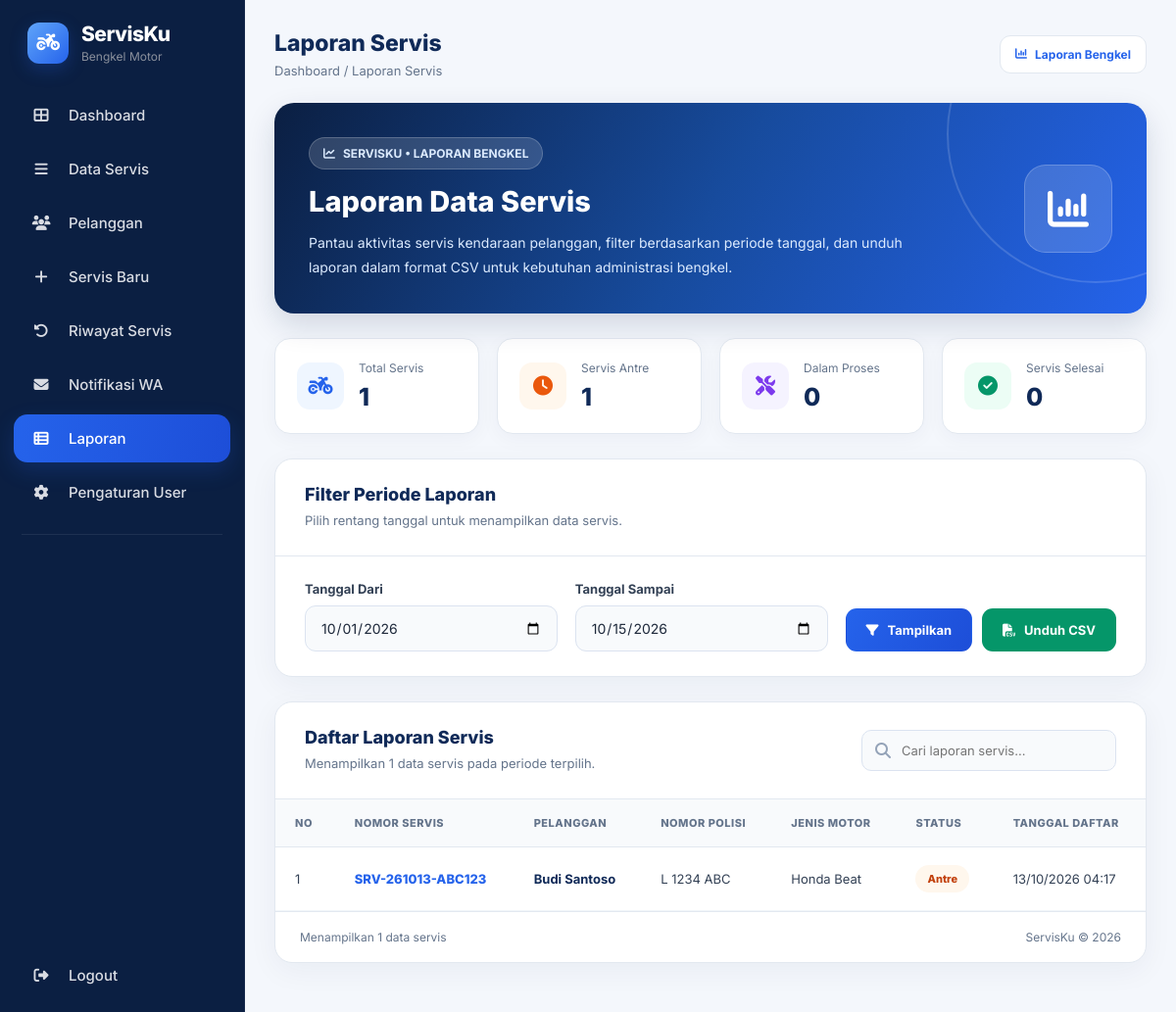
/laporan.php, run on an earlier commit of the app's database.
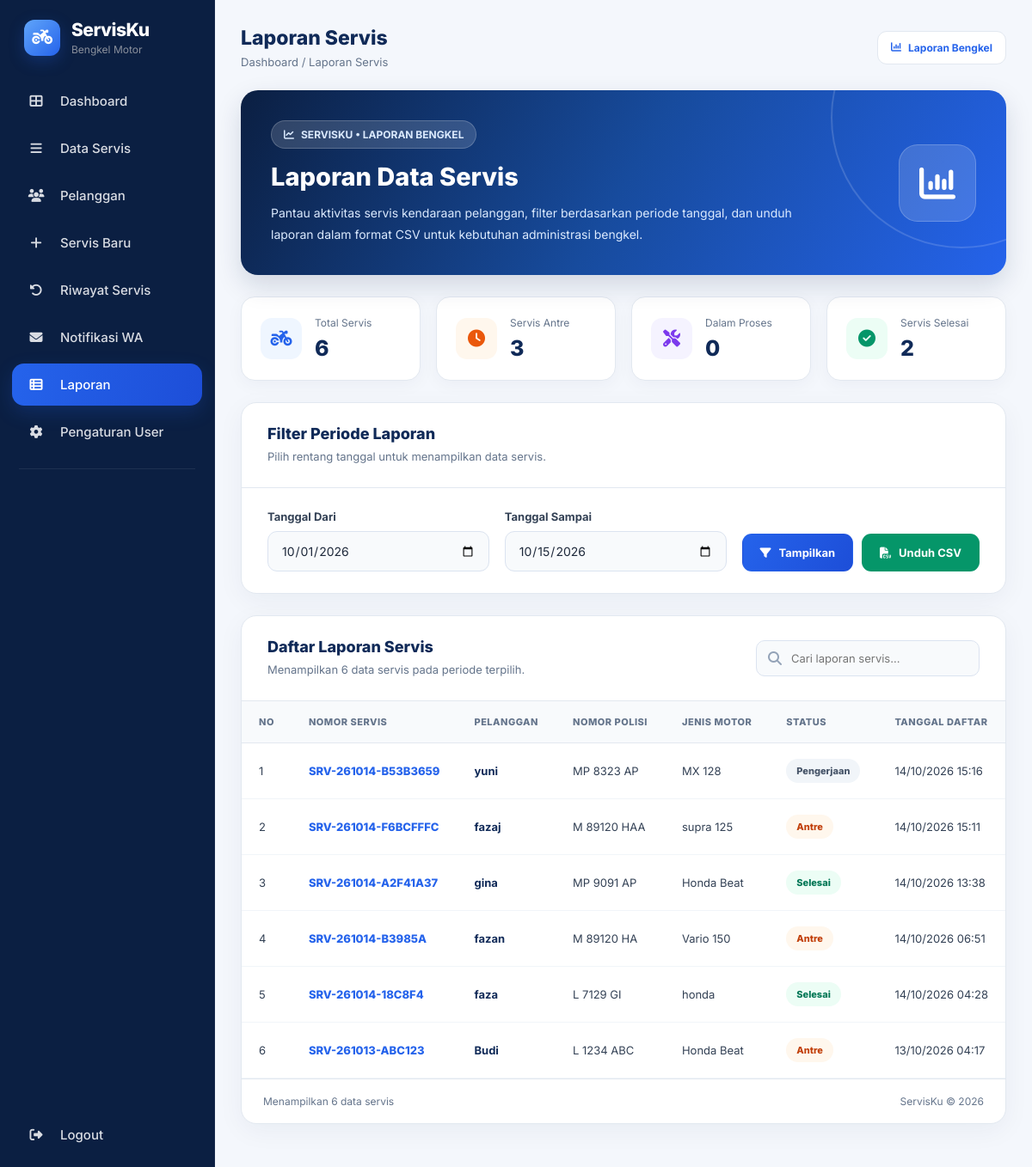
And on a later commit of the database.
### tables this page shows
CREATE TABLE `servis` (
  `id` int(11) NOT NULL,
  `nomor_servis` varchar(30) NOT NULL,
  `nama_pelanggan` varchar(100) NOT NULL,
  `telepon` varchar(20) NOT NULL,
  `nomor_polisi` varchar(20) NOT NULL,
  `jenis_motor` varchar(100) NOT NULL,
  `keluhan` text NOT NULL,
  `status` enum('Antre','Pengerjaan','Selesai') NOT NULL DEFAULT 'Antre',
  `estimasi_selesai` datetime DEFAULT NULL,
  `selesai_pada` datetime DEFAULT NULL,
  `catatan_petugas` text DEFAULT NULL,
  `alasan_keterlambatan` text DEFAULT NULL,
  `created_at` timestamp NOT NULL DEFAULT current_timestamp(),
  `updated_at` timestamp NOT NULL DEFAULT current_timestamp() ON UPDATE current_timestamp(),
  `id_pelanggan` int(11) DEFAULT NULL
);

### laporan.php (the view, shortened to what the rows shown need)
<?php
$fileKoneksi = [
    __DIR__ . '/includes/koneksi.php',
    __DIR__ . '/koneksi.php',
    __DIR__ . '/config.php',
    __DIR__ . '/config/koneksi.php'
];
$pdo = null;
$koneksiDitemukan = false;
foreach ($fileKoneksi as $file) {
    if (is_file($file)) {
        if (isset($pdo) && $pdo instanceof PDO) {
            $koneksiDitemukan = true;
            break;
        }
    }
}
if (!function_exists('lapEsc')) {
    function lapEsc($value)
    {
        return htmlspecialchars(
            (string) ($value ?? ''),
            ENT_QUOTES,
            'UTF-8'
        );
    }
}
$from = $_GET['dari'] ?? date('Y-m-01');
$to = $_GET['sampai'] ?? date('Y-m-d');
$errorTanggal = '';
$rows = [];
if ($koneksiDitemukan && $errorTanggal === '') {
    try {
        $sql = "
            SELECT
                nomor_servis,
                nama_pelanggan,
                telepon,
                nomor_polisi,
                jenis_motor,
                keluhan,
                status,
                estimasi_selesai,
                selesai_pada,
                created_at
            FROM servis
            WHERE created_at >= ?
              AND created_at < ?
            ORDER BY created_at DESC
        ";
        $tanggalSampaiEksklusif = (
            new DateTimeImmutable($to)
        )->modify('+1 day')->format('Y-m-d');
        $stmt = $pdo->prepare($sql);
        $stmt->execute([
            $from . ' 00:00:00',
            $tanggalSampaiEksklusif . ' 00:00:00'
        ]);
        $rows = $stmt->fetchAll(PDO::FETCH_ASSOC);
    } catch (PDOException $e) {
        $errorDatabase = 'Gagal mengambil laporan. Periksa koneksi dan struktur tabel servis.';
    }
}
function lapTanggal($tanggal)
{
    $timestamp = strtotime((string) $tanggal);
    return date('d/m/Y H:i', $timestamp);
}
function lapStatusClass($status)
{
    $status = strtolower(
        trim((string) $status)
    );
    switch ($status) {
        case 'antre':
            return 'status-antre';
        case 'selesai':
            return 'status-selesai';
        default:
            return 'status-default';
    }
}
?>
<!DOCTYPE html>
<html lang="id">
<head>
    <link
        rel="stylesheet"
        href="https://cdnjs.cloudflare.com/ajax/libs/font-awesome/6.5.2/css/all.min.css"
    >
</head>
<body>
    <?php
    require_once __DIR__ . '/includes/sidebar.php';
    ?>
    <main class="main-content">
        <div class="page-container">
            <div class="topbar">
                <div class="topbar-left">
                    <div>
                        <h2>Laporan Servis</h2>
                    </div>
                </div>
            </div>
            <div class="hero">
                <div class="hero-content">
                    <h1>Laporan Data Servis</h1>
                </div>
            </div>
            <section class="card">
                <?php if (empty($rows)): ?>
                    <div class="empty-state">
                        <i class="fa-solid fa-folder-open"></i>
                        <h3>Tidak Ada Data Servis</h3>
                        <p>
                            Belum ada data servis untuk periode
                            yang dipilih.
                        </p>
                    </div>
                <?php else: ?>
                    <div class="table-wrapper">
                        <table id="tabelLaporan">
                            <thead>
                                <tr>
                                    <th>No</th>
                                    <th>Nomor Servis</th>
                                    <th>Pelanggan</th>
                                    <th>Nomor Polisi</th>
                                    <th>Jenis Motor</th>
                                    <th>Status</th>
                                    <th>Tanggal Daftar</th>
                                </tr>
                            </thead>
                            <tbody>
                                <?php foreach ($rows as $index => $row): ?>
                                    <?php
                                    $status = $row['status'] ?? '-';
                                    $statusClass = lapStatusClass($status);
                                    ?>
                                    <tr class="laporan-row">
                                        <td>
                                            <?= $index + 1 ?>
                                        </td>
                                        <td>
                                            <span class="nomor-servis">
                                                <?= lapEsc($row['nomor_servis']) ?>
                                            </span>
                                        </td>
                                        <td>
                                            <span class="nama-pelanggan">
                                                <?= lapEsc($row['nama_pelanggan']) ?>
                                            </span>
                                        </td>
                                        <td>
                                            <?= lapEsc($row['nomor_polisi']) ?>
                                        </td>
                                        <td>
                                            <?= lapEsc($row['jenis_motor']) ?>
                                        </td>
                                        <td>
                                            <span class="status-badge <?= lapEsc($statusClass) ?>">
                                                <?= lapEsc($status) ?>
                                            </span>
                                        </td>
                                        <td>
                                            <?= lapEsc(lapTanggal($row['created_at'])) ?>
                                        </td>
                                    </tr>
                                <?php endforeach; ?>
                            </tbody>
                        </table>
                    </div>
                <?php endif; ?>
            </section>
        </div>
    </main>
</body>
</html>

What changed in the data, as far as the page shows it:
added servis: nomor_servis "SRV-261014-B53B3659", nama_pelanggan "yuni", nomor_polisi "MP 8323 AP", jenis_motor "MX 128", status "Pengerjaan", created_at "14/10/2026 15:16", status "Pengerjaan" (drawn)
added servis: nomor_servis "SRV-261014-F6BCFFFC", nama_pelanggan "fazaj", nomor_polisi "M 89120 HAA", jenis_motor "supra 125", status "Antre", created_at "14/10/2026 15:11"
added servis: nomor_servis "SRV-261014-A2F41A37", nama_pelanggan "gina", nomor_polisi "MP 9091 AP", jenis_motor "Honda Beat", status "Selesai", created_at "14/10/2026 13:38", status "Selesai" (drawn)
added servis: nomor_servis "SRV-261014-B3985A", nama_pelanggan "fazan", nomor_polisi "M 89120 HA", jenis_motor "Vario 150", status "Antre", created_at "14/10/2026 06:51"
added servis: nomor_servis "SRV-261014-18C8F4", nama_pelanggan "faza", nomor_polisi "L 7129 GI", jenis_motor "honda", status "Selesai", created_at "14/10/2026 04:28", status "Selesai" (drawn)
changed servis "SRV-261013-ABC123": nama_pelanggan "Budi Santoso" → "Budi"
Also different on the page:
$totalServis: "1" → "6"
$totalAntre: "1" → "3"
$totalSelesai: "0" → "2"
count($rows): "1" → "6"
